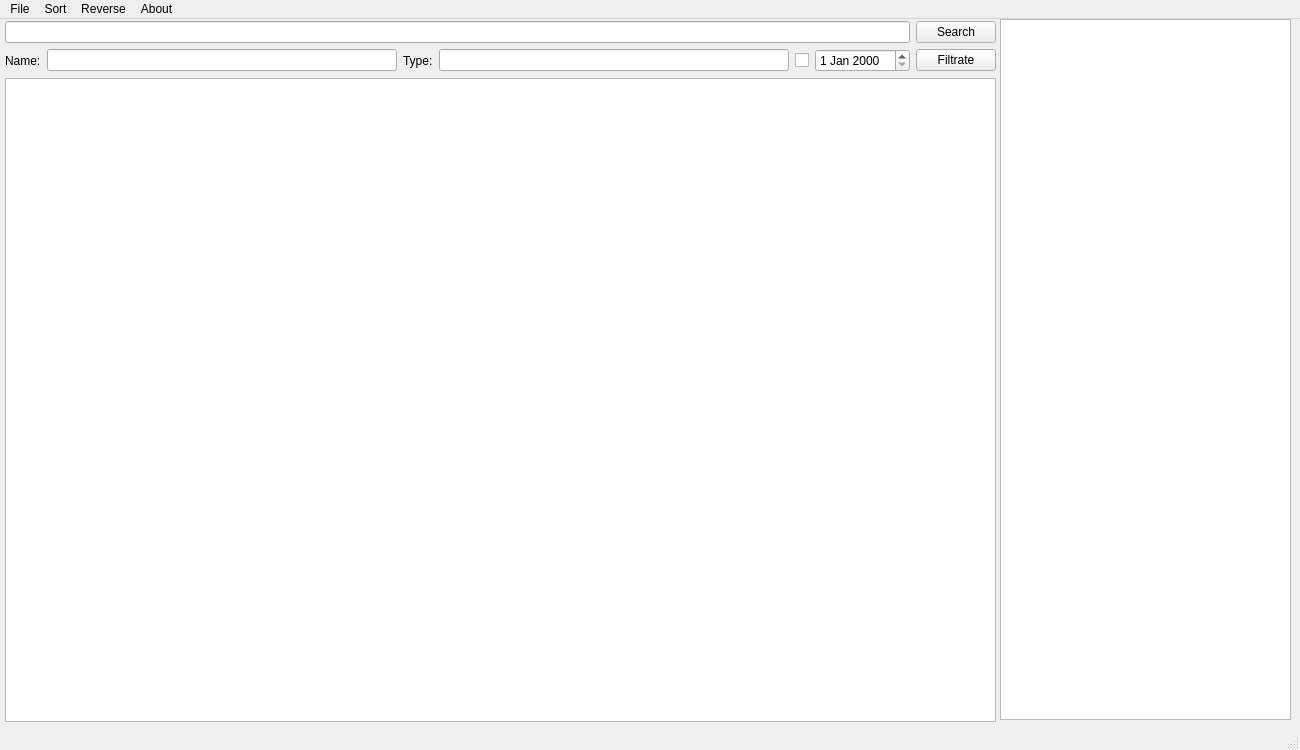
<?xml version="1.0" encoding="UTF-8"?>
<ui version="4.0">
 <class>MainWindow</class>
 <widget class="QMainWindow" name="MainWindow">
  <property name="geometry">
   <rect>
    <x>0</x>
    <y>0</y>
    <width>1300</width>
    <height>750</height>
   </rect>
  </property>
  <property name="sizePolicy">
   <sizepolicy hsizetype="Preferred" vsizetype="Maximum">
    <horstretch>0</horstretch>
    <verstretch>0</verstretch>
   </sizepolicy>
  </property>
  <property name="windowTitle">
   <string>MainWindow</string>
  </property>
  <widget class="QWidget" name="centralwidget">
   <widget class="QWidget" name="layoutWidget">
    <property name="geometry">
     <rect>
      <x>5</x>
      <y>2</y>
      <width>991</width>
      <height>701</height>
     </rect>
    </property>
    <layout class="QVBoxLayout" name="verticalLayout">
     <item>
      <layout class="QHBoxLayout" name="horizontalLayout">
       <property name="sizeConstraint">
        <enum>QLayout::SetMinimumSize</enum>
       </property>
       <item>
        <widget class="QLineEdit" name="lineEdit">
         <property name="sizePolicy">
          <sizepolicy hsizetype="Minimum" vsizetype="Maximum">
           <horstretch>0</horstretch>
           <verstretch>0</verstretch>
          </sizepolicy>
         </property>
        </widget>
       </item>
       <item>
        <widget class="QPushButton" name="pushButton">
         <property name="sizePolicy">
          <sizepolicy hsizetype="Maximum" vsizetype="Maximum">
           <horstretch>0</horstretch>
           <verstretch>0</verstretch>
          </sizepolicy>
         </property>
         <property name="text">
          <string>Search</string>
         </property>
        </widget>
       </item>
      </layout>
     </item>
     <item>
      <layout class="QHBoxLayout" name="horizontalLayout_2">
       <item>
        <widget class="QLabel" name="label_2">
         <property name="text">
          <string>Name:</string>
         </property>
        </widget>
       </item>
       <item>
        <widget class="QLineEdit" name="lineEdit_2"/>
       </item>
       <item>
        <widget class="QLabel" name="label">
         <property name="text">
          <string>Type:</string>
         </property>
        </widget>
       </item>
       <item>
        <widget class="QLineEdit" name="lineEdit_3"/>
       </item>
       <item>
        <widget class="QCheckBox" name="checkBox">
         <property name="text">
          <string/>
         </property>
        </widget>
       </item>
       <item>
        <widget class="QDateEdit" name="dateEdit"/>
       </item>
       <item>
        <widget class="QPushButton" name="pushButton_2">
         <property name="text">
          <string>Filtrate</string>
         </property>
        </widget>
       </item>
      </layout>
     </item>
     <item>
      <widget class="QTableWidget" name="tableWidget">
       <property name="sizePolicy">
        <sizepolicy hsizetype="Expanding" vsizetype="Maximum">
         <horstretch>0</horstretch>
         <verstretch>0</verstretch>
        </sizepolicy>
       </property>
       <property name="maximumSize">
        <size>
         <width>1000</width>
         <height>649</height>
        </size>
       </property>
      </widget>
     </item>
    </layout>
   </widget>
   <widget class="QTextBrowser" name="textBrowser">
    <property name="geometry">
     <rect>
      <x>1000</x>
      <y>0</y>
      <width>291</width>
      <height>701</height>
     </rect>
    </property>
   </widget>
  </widget>
  <widget class="QMenuBar" name="menubar">
   <property name="geometry">
    <rect>
     <x>0</x>
     <y>0</y>
     <width>1300</width>
     <height>21</height>
    </rect>
   </property>
   <widget class="QMenu" name="menuFile">
    <property name="title">
     <string>File</string>
    </property>
    <addaction name="actionQuit"/>
    <addaction name="actionRefreshDataBase"/>
   </widget>
   <widget class="QMenu" name="menuSort">
    <property name="title">
     <string>Sort</string>
    </property>
    <addaction name="actionName"/>
    <addaction name="actionPath"/>
    <addaction name="actionSizz"/>
    <addaction name="actionType"/>
    <addaction name="actionEdit_Time"/>
   </widget>
   <widget class="QMenu" name="menuReverse">
    <property name="title">
     <string>Reverse</string>
    </property>
    <addaction name="actionReverse"/>
   </widget>
   <widget class="QMenu" name="menuAbout">
    <property name="title">
     <string>About</string>
    </property>
    <addaction name="actionAbout"/>
   </widget>
   <addaction name="menuFile"/>
   <addaction name="menuSort"/>
   <addaction name="menuReverse"/>
   <addaction name="menuAbout"/>
  </widget>
  <widget class="QStatusBar" name="statusBar"/>
  <action name="actionEdit">
   <property name="text">
    <string>Edit</string>
   </property>
  </action>
  <action name="actionSort">
   <property name="text">
    <string>Sort'</string>
   </property>
  </action>
  <action name="actionSize">
   <property name="text">
    <string>Size</string>
   </property>
  </action>
  <action name="actionName">
   <property name="text">
    <string>Name</string>
   </property>
  </action>
  <action name="actionTime">
   <property name="text">
    <string>Time</string>
   </property>
  </action>
  <action name="actionSize_2">
   <property name="text">
    <string>Size</string>
   </property>
  </action>
  <action name="actionCreate_Time">
   <property name="text">
    <string>Size</string>
   </property>
  </action>
  <action name="actionEdit_Time">
   <property name="text">
    <string>Edit Time</string>
   </property>
  </action>
  <action name="actionSiz">
   <property name="text">
    <string>Path</string>
   </property>
  </action>
  <action name="actionReverse">
   <property name="text">
    <string>Reverse</string>
   </property>
  </action>
  <action name="actionQuit">
   <property name="text">
    <string>Quit</string>
   </property>
  </action>
  <action name="actionType">
   <property name="text">
    <string>Type</string>
   </property>
  </action>
  <action name="actionPath">
   <property name="text">
    <string>Path</string>
   </property>
  </action>
  <action name="actionSizz">
   <property name="text">
    <string>Size</string>
   </property>
  </action>
  <action name="actionAbout">
   <property name="text">
    <string>About</string>
   </property>
  </action>
  <action name="actionHelp">
   <property name="text">
    <string>Help</string>
   </property>
  </action>
  <action name="actionRefreshDataBase">
   <property name="text">
    <string>Refresh Database</string>
   </property>
  </action>
  <action name="actionInstall_Tools">
   <property name="text">
    <string>Install Tools</string>
   </property>
  </action>
  <action name="actionRefreshKeyWord">
   <property name="text">
    <string>Refresh Keyword</string>
   </property>
  </action>
 </widget>
 <resources/>
 <connections/>
</ui>
